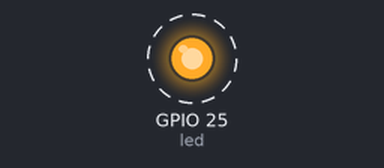
The program below on a simulated ESP32 board running MicroPython. Parts: output pins drawn as LEDs (lit = HIGH). Dashed ring = blinking.

Above: at 0.5 s.
Timing chart, 0 to 4.6 s (numbered marks = the images above):
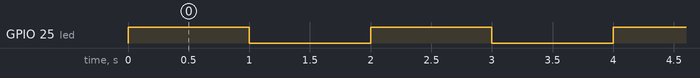

The program:

main.py
```python
from machine import Pin
from time import sleep

# GPIO25 controls the LED through a current-limiting resistor.
led = Pin(25, Pin.OUT)

while True:
    led.value(1)   # ON
    sleep(1)
    led.value(0)   # OFF
    sleep(1)
```

Measured:
- by itself, GPIO 25 (led): alternates HIGH for 1.0 s and LOW for 1.0 s
